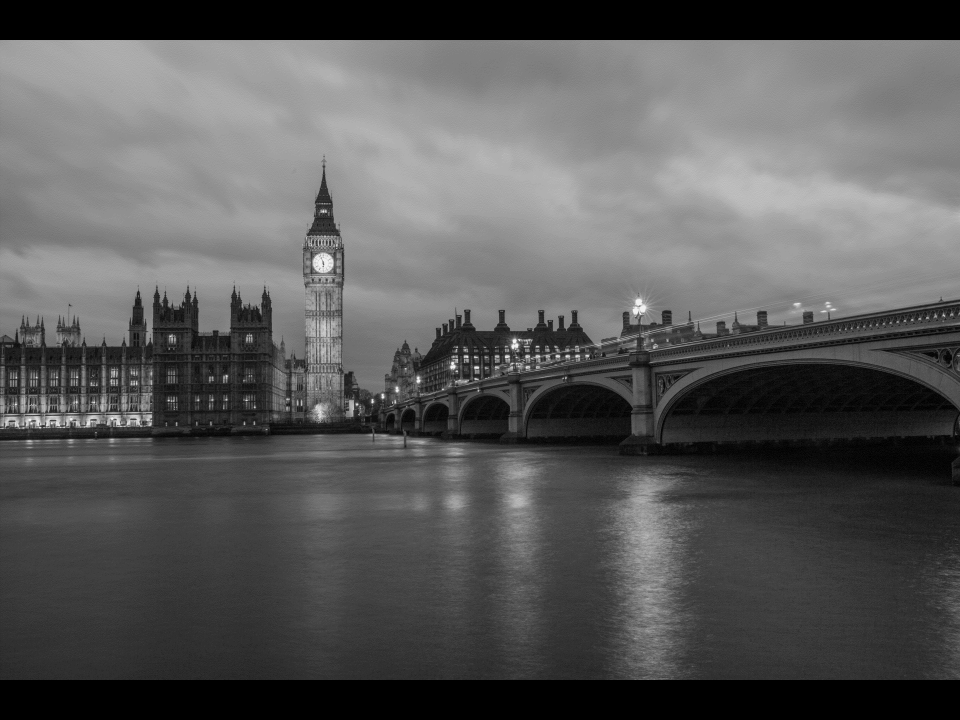
#> input picture assets/big_ben.png, 2880 x 2160 px (shown at 1/3 size)
$ python cut_img.py assets/big_ben.png assets/dandelion.png
#> lines starting #> are read from the running program, lines starting #| are printed output that depends on the picture
from PIL import Image
import sys
import os

# Tile dimensions
TILE_WIDTH = 1872
TILE_HEIGHT = 1404

# Step between tiles
STEP_X = 1972  # horizontal step
STEP_Y = 1504  # vertical step

def tile_image(input_path: str, output_dir: str):
#> called with input_path = 'assets/big_ben.png', output_dir = 'assets/dandelion.png'
    image = Image.open(input_path)
#> image is the input picture: PIL image 2880x2160 RGB; min 0, max 240, mean 89
    width, height = image.size
#> width = 2880; height = 2160

    tiles_x = (width - TILE_WIDTH) // STEP_X + 1
#> tiles_x = 1
    tiles_y = (height - TILE_HEIGHT) // STEP_Y + 1
#> tiles_y = 1

    os.makedirs(output_dir, exist_ok=True)

    for row in range(tiles_y):
        for col in range(tiles_x):
            left = col * STEP_X
            top = row * STEP_Y
            right = left + TILE_WIDTH
            bottom = top + TILE_HEIGHT

            if right > width or bottom > height:
                continue  # skip tiles that exceed bounds

            tile = image.crop((left, top, right, bottom))
            tile_path = os.path.join(output_dir, f"{col}-{row}.png")
            tile.save(tile_path)
#> this loop made 1 pass
#> pass 1, in tile_image, `tile.save(tile_path)`:
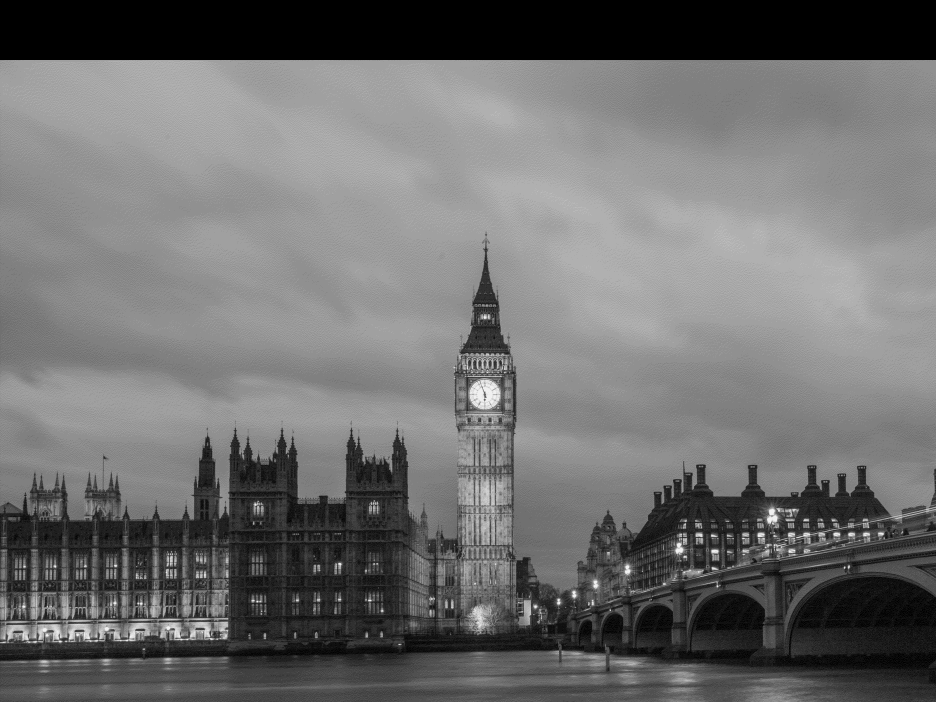
#> saved as 0-0.png: PIL image 1872x1404 RGB (shown at 1/2 size); min 0, max 240, mean 110.4

    print(f"✅ Saved {tiles_x * tiles_y} tiles to '{output_dir}/'")
#| ✅ Saved 1 tiles to 'assets/dandelion.png/'

if __name__ == "__main__":
    if len(sys.argv) != 3:
        print("Usage: python tile_image_step_swapped.py input.png output_dir")
        sys.exit(1)

    tile_image(sys.argv[1], sys.argv[2])
